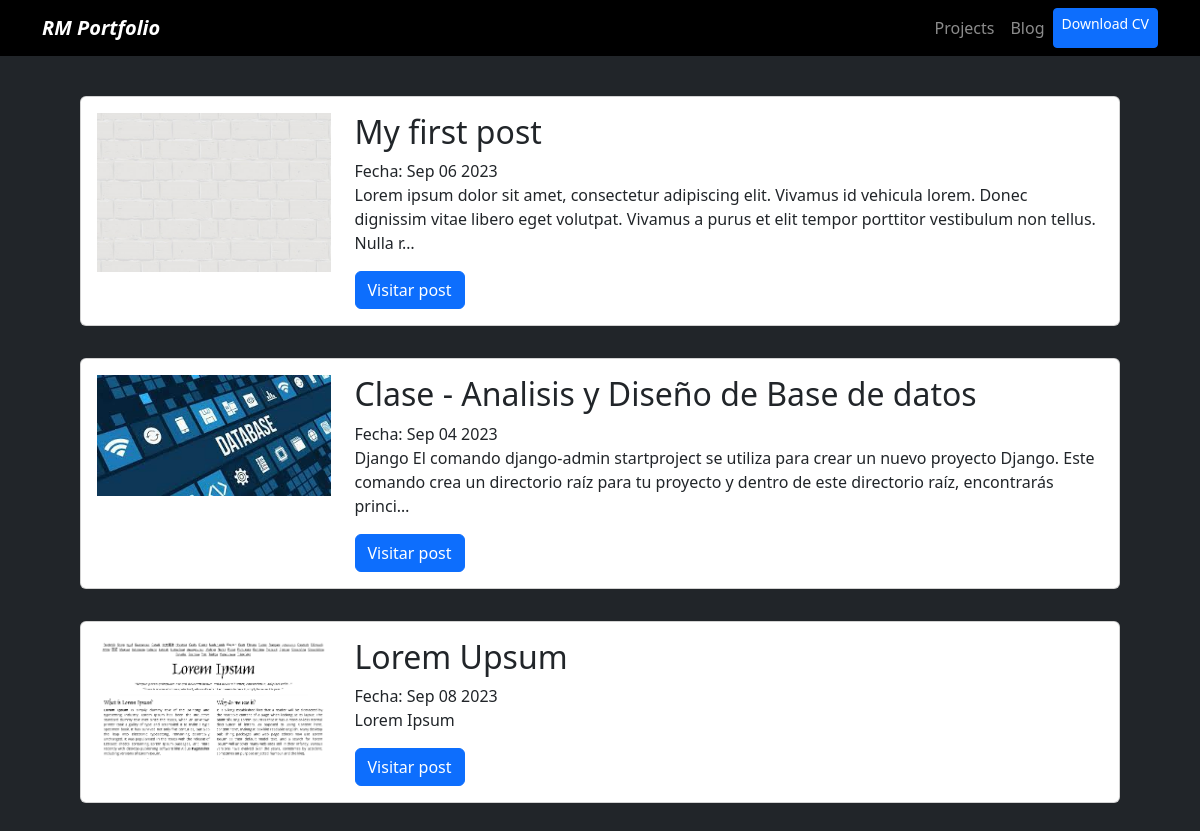
Screenshot of /blog/ with the database file from the repository.
### blog/models.py (models this page shows)
class Post(models.Model):
  title = models.CharField(max_length=100)
  description = models.TextField()
  image = models.ImageField(upload_to='blog/images/')
  date = models.DateField(datetime.date.today)

### blog/views.py (the view)
# urls.py: path('', render_post, name='posts'),
def render_post(request):
    post = Post.objects.all()
    return render(request, 'posts.html', {'posts': post})

### blog/templates/posts.html
{% extends 'layout.html' %}
{% block content %}
{%for post in posts%}
<div class="posts">
    <div class="card card-body">
        <div class="row">
            <div class="col-3">
                <img class="img-fluid" src="{{post.image.url}}" alt="{{post.title}}" />
            </div>
            <div class="col-9">
                <h2>{{post.title}}</h2>
                <label>Fecha: {{post.date|date:'M d Y'}}</label>
                <p>{{post.description|striptags|truncatechars:200}}</p>
                <a class="btn btn-primary" href="{% url 'blog:post_detail' post.id %}">Visitar post</a>
            </div>
        </div>
    </div>
</div>
{%endfor%}
{% endblock %}

### portfolio/static/main.css (style rules this page uses)
* { box-sizing: 0; }
body { background-color: rgb(33, 37, 41); }
.posts { padding: 1em 5em; }

### rows the page displays
Post: image (picture), title "My first post", date "Sep 06 2023", description "Lorem ipsum dolor sit amet, consectetur adipiscing elit. Vivamus id vehicula lorem. Donec dignissim vitae libero eget volutpat. Vivamus a purus et elit tempor porttitor vestibulum non tellus. Nulla r…"
Post: image (picture), title "Clase - Analisis y Diseño de Base de datos", date "Sep 04 2023", description "Django El comando django-admin startproject se utiliza para crear un nuevo proyecto Django. Este comando crea un directorio raíz para tu proyecto y dentro de este directorio raíz, encontrarás princi…"
Post: image (picture), title "Lorem Upsum", date "Sep 08 2023", description "Lorem Ipsum"
